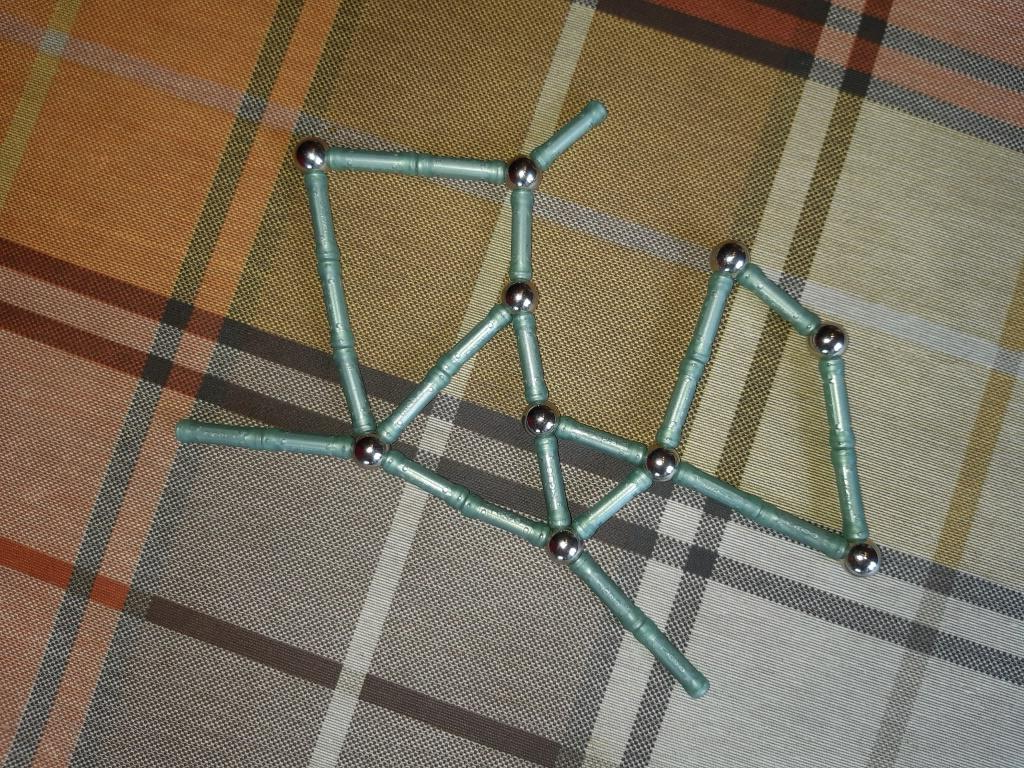
#> input picture files/18.jpg, 1024 x 768 px
$ jupyter execute --allow-errors program.ipynb   (shell and % lines are left out)
#> lines starting #> are read from the running program, lines starting #| are printed output that depends on the picture; after the words box and inside, x2 and y2 are one past the last pixel; in counts of white or black regions, pixels touching at a corner belong together
[cell 1]
import os
import collections
import functools
import pickle
import PIL
from glob import glob

import numpy as np
import cv2

from skimage.morphology import skeletonize
from sklearn.preprocessing import StandardScaler

import networkx as nx

import matplotlib.pyplot as plt

[cell 2]
# [12 lines left out: function show, not called in this run]

def rescale(img, new_shape):
    if not isinstance(new_shape, tuple):
        width = round(img.shape[1] * new_shape)
        height = round(img.shape[0] * new_shape)
        new_shape = (width, height)
    return cv2.resize(img, new_shape, interpolation=cv2.INTER_CUBIC)

def change_rgb(img):
    return cv2.cvtColor(img, cv2.COLOR_BGR2RGB)

def bgr_to_gray(img):
    return cv2.cvtColor(img, cv2.COLOR_BGR2GRAY)

def bgr_to_hsv(img):
    return cv2.cvtColor(img, cv2.COLOR_BGR2HSV)

def opening(n):
    kernel = np.ones((n, n), dtype=np.uint8)

    def wrapper(img):
        return cv2.morphologyEx(img, cv2.MORPH_OPEN, kernel)

    return wrapper

def closing(n):
    kernel = np.ones((n, n), dtype=np.uint8)

    def wrapper(img):
        return cv2.morphologyEx(img, cv2.MORPH_CLOSE, kernel)

    return wrapper

def dilate(n):
    kernel = np.ones((n, n), dtype=np.uint8)

    def wrapper(img):
        return cv2.dilate(img, kernel, iterations=1)

    return wrapper

# [7 lines left out: function erode, not called in this run]

def bitwise_or(imgs):
    res = imgs[0]
    for img in imgs[1:]:
        res = cv2.bitwise_or(res, img)
    return res

# [5 lines left out: function bitwise_and, not called in this run]

def get_masked_image(img, contours, do_dilate=None):
    mask = np.zeros(img.shape, dtype=np.uint8)
    mask = cv2.drawContours(mask, contours, -1, color=(255, 255, 255), thickness=cv2.FILLED)
    if do_dilate is not None:
        mask = dilate(do_dilate)(mask)
    return cv2.bitwise_and(img, mask)

def leave_only_area_threshold_contours(threshold, inv=False):
    def wrapper(contours):
        if not inv:
            return list(filter(lambda x: cv2.contourArea(x) >= threshold, contours))
        else:
            return list(filter(lambda x: cv2.contourArea(x) < threshold, contours))
    return wrapper

# [31 lines left out: functions threshold, kirshe_operator, not called in this run]

[cell 3]
def get_areas(contours):
    return np.array(list(map(cv2.contourArea, contours)))

def find_black(img, contours=None, c=18):
    hsv = bgr_to_hsv(img)
    sm = ((0, 0, 0), (255, 255, c))
    # sm = ((0, 48, 0), (255, 191, 32))
    mask = cv2.inRange(hsv, *sm)
    if contours is not None:
        mask = mask_all_contours(mask, contours, 0)
    return mask

def find_light_green(img, contours=None, is_inter=False):
    hsv = bgr_to_hsv(img)
    masks = []
    masks.append(cv2.inRange(hsv, (77, 27, 120), (255, 255, 255)))
    if is_inter:
        masks.append(cv2.inRange(hsv, (41, 20, 20), (70, 255, 255)))
        masks.append(cv2.inRange(hsv, (27, 23, 21), (63, 134, 153)))
    else:
        masks.append(cv2.inRange(hsv, (81, 30, 108), (100, 114, 253)))
        masks.append(cv2.inRange(hsv, (54, 23, 110), (110, 110, 255)))
        masks.append(cv2.inRange(hsv, (45, 45, 27), (93, 115, 233)))
    mask = bitwise_or(masks)
    if contours is not None:
        mask = mask_all_contours(mask, contours, 0)
    return mask

def find_contours(img):
    contours, hierarchy = cv2.findContours(img, mode=cv2.RETR_TREE, method=cv2.CHAIN_APPROX_NONE)
    return contours, hierarchy

def get_circles(contours):
    return [cv2.minEnclosingCircle(contour) for contour in contours]

def get_all_black_circles(colored_image, c=33, close_to=None):
    colored_image = rescale(rescale(colored_image, 0.75), 1 / 0.75)
    mask = opening(3)(find_black(colored_image, c=c))
    if close_to is not None:
        contours, _ = find_contours(mask)
        res = []
        for contour in contours:
            if minDistanceToContours(contour, close_to) <= 10:
                res.append(contour)
        mask = get_masked_image(mask, res, 3)
    mask = dilate(17)(mask)
    contours, _ = find_contours(mask)
    circles = get_circles(contours)
    res = []
    for circle in circles:
        center, radius = circle
        center = (round(center[0]), round(center[1]))
        radius = round(radius)
        res.append((center, radius))
    return res

def minDistance(X, Y):
    X = X[:, 0, :]
    Y = Y[:, 0, :]
    answer = np.linalg.norm(X, axis=-1)[:, None] ** 2 + \
        np.linalg.norm(Y, axis=-1)[None, :] ** 2 - (2.0 * X) @ Y.T
    answer[answer < 0] = 0
    return np.sqrt(answer).min()

def minDistanceToContours(contour, contours):
    return min(*[minDistance(contour, cont) for cont in contours])

# [5 lines left out: function get_binary_image_intermediate, not called in this run]

def get_binary_image_expert(img_color):
    hsv = bgr_to_hsv(img_color)
    bright = hsv[2].mean()
    if bright < 60:
        c = 25
        is_inter = True
    else:
        c = 36
        is_inter = False
    green = find_light_green(img_color, is_inter=is_inter)
    green_contours = leave_only_area_threshold_contours(200)(find_contours(green)[0])
    circles = get_all_black_circles(img_color, c=c, close_to=green_contours)
    for circle in circles:
        center, radius = circle
        cv2.circle(green, center, 30, (255, 255, 255), cv2.FILLED)
    green = opening(3)(green)
    binary_image = closing(25)(green)
    return binary_image

[cell 4]
def numpy_array_to_file(arr, filename):
    shape = np.array([len(arr.shape), *arr.shape], dtype=np.int64).tobytes()
    with open(filename, 'wb') as file:
        file.write(shape)
        file.write(arr.tobytes())

# [8 lines left out: function numpy_array_from_file, not called in this run]

def graphs_from_file(filename):
    graphs = []
    with open(filename, 'rb') as file:
        count_graphs = np.ndarray(1, np.int64, file.read(8))[0]
        for _ in range(count_graphs):
            count_vertexes = np.ndarray(1, np.int64, file.read(8))[0]
            vertexes = np.ndarray(count_vertexes, np.int64, file.read(8 * count_vertexes))
            count_edges = np.ndarray(1, np.int64, file.read(8))[0]
            edges = np.ndarray((count_edges, 3), np.int64, file.read(8 * 3 * count_edges))
            graphs.append((vertexes, edges))
    return graphs

# [7 lines left out: function build_vertexes_with_edges, not called in this run]

def build_graphs(img):
    numpy_array_to_file(img, 'temp.bin')
    if not os.path.exists('graph'):
        !g++ build_graph.cpp -ograph
    !./graph temp.bin temp.bin
    graphs = graphs_from_file('temp.bin')
    res = []
    for vertexes, edges in graphs:
        vertexes = sorted(vertexes)
        edges = [
            (*sorted([first, second]), length)
            for first, second, length in edges
        ]
        res.append((vertexes, edges))
    return res

# [19 lines left out: function graph_delete_2_neighbors_vertexes, not called in this run]


def graph_pruning(graph, min_length):
    # [5 lines left out: function replace, not called in this run]

    vertexes, edges = graph
    result_edges = []
    while True:
        pair = None
        for edge in edges:
            if edge[2] < min_length:
                pair = edge[:2]
                break
        if pair is None:
            break
        big_edges = [edge for edge in edges if edge[:2] == pair and edge[2] >= min_length]
        if big_edges:
            edges = [edge for edge in edges if edge[:2] != pair or (edge[:2] == pair and edge[2] >= min_length)]
        else:
            first, second = pair
            vertexes = [v for v in vertexes if v != second]
            edges = [
                (*sorted([replace(edge[0], second, first), replace(edge[1], second, first)]), edge[2])
                for edge in edges if edge[:2] != pair
            ]
        vertexes, edges = graph_delete_2_neighbors_vertexes((vertexes, edges))

    return vertexes, edges

def nx_graphs_weights(nx_graphs):
    return np.hstack([nx_graph_weights(nx_graph) for nx_graph in nx_graphs])

def nx_graph_weights(nx_graph):
    return np.array([w['weight'] for _, _, w in nx_graph.edges.data()])

def graph_convert_to_nx(graph):
    vertexes, edges = graph
    nx_graph = nx.Graph()
    nx_graph.add_nodes_from(vertexes)
    nx_graph.add_weighted_edges_from(edges)
    return nx_graph

def get_nx_graph(filename, task_type='expert'):
    img_color = cv2.imread(filename, cv2.IMREAD_COLOR)
    if task_type == 'expert':
        binary_image = get_binary_image_expert(img_color)
    else:
        binary_image = get_binary_image_intermediate(img_color)
    skel = skeletonize(binary_image)
    skel = np.array(skel, dtype=np.uint8)
    skel[skel != 0] = 255
    graphs = build_graphs(skel)
    pruned = [graph_pruning(graph, 60) for graph in graphs]
    nx_graphs = [graph_convert_to_nx(p) for p in pruned]
    total_weights = np.array([nx_graph_weights(nx_graph).sum() for nx_graph in nx_graphs])
    nx_graphs = [nx_graph for w, nx_graph in zip(total_weights, nx_graphs) if w >= 500]
    return nx_graphs

[cell 5]
with open('nx_graphs.pkl', 'rb') as file:
#> (reads nx_graphs.pkl from the repository)
    nx_graphs_gold = pickle.load(file)

[cell 6]
from sklearn.linear_model import LogisticRegression


# [44 lines left out: function build_nx_graph_features_vector, not called in this run]

def determine_simple(nx_graphs, nx_graphs_gold):
    total_weights = np.array([nx_graph_weights(nx_graph).sum() for nx_graph in nx_graphs])
    target = nx_graphs[total_weights.argmax()]
    for graph_type, typical in nx_graphs_gold.items():
        if nx.is_isomorphic(typical[0], target):
            return graph_type
    return -1

# [17 lines left out: function determine_hard, not called in this run]

def determine_nx_graph_type(nx_graphs, nx_graphs_gold):
    graph_type = determine_simple(nx_graphs, nx_graphs_gold)
    if graph_type != -1:
        return graph_type
    return determine_hard(nx_graphs, nx_graphs_gold)

[cell 7]
FILENAME = 'files/18.jpg'
# TASK_TYPE = 'inter'
TASK_TYPE = 'expert'

[cell 8]
nx_graphs = get_nx_graph(FILENAME, TASK_TYPE)
#> in get_nx_graph, img_color is the input picture: shape (768, 1024, 3); mean B, G, R 92.4, 111.7, 123
#> in get_binary_image_expert, `bright = hsv[2].mean()`: bright = 87.9
#> in bitwise_or, `res = imgs[0]`:
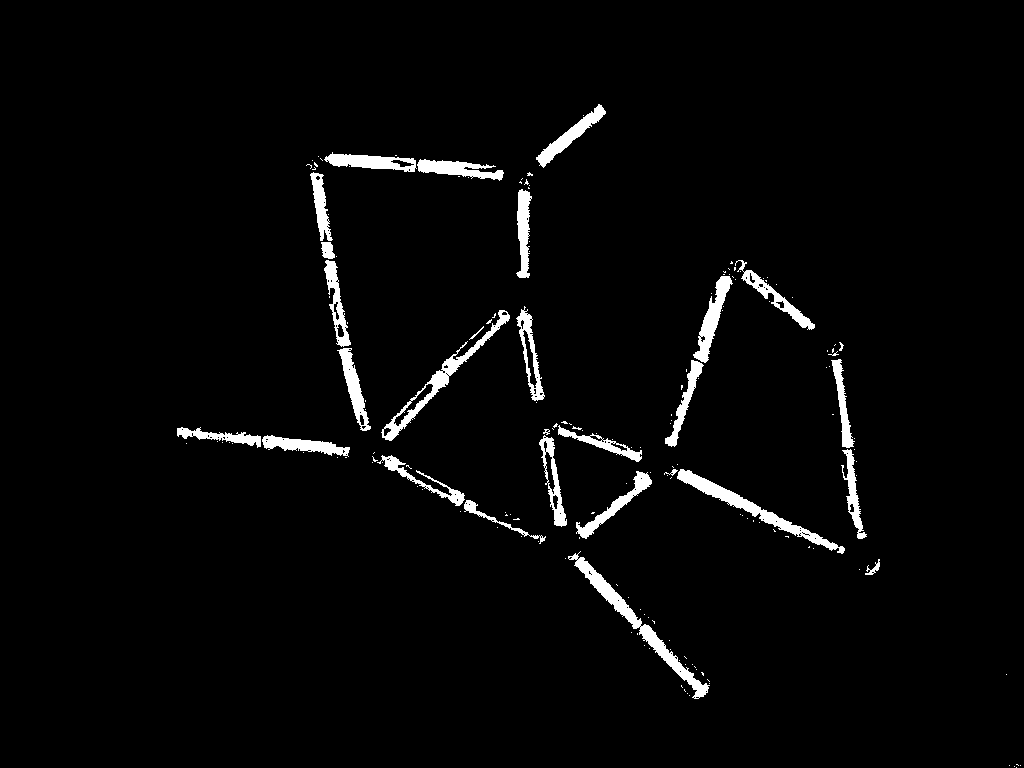
#> res: shape (768, 1024); 2.9% white; 175 white regions (146 under 20 px), largest, box (x1, y1, x2, y2) and area: (568, 551, 710, 699) 2111, (677, 469, 845, 554) 1853, (381, 310, 510, 441) 1635
#> the loop in bitwise_or, `for img in imgs[1:]:` made 3 passes
#> in find_contours, `contours, hierarchy = cv2.findContours(img, mode=cv2.RETR_TREE, method..`: contours = 372 contours, 339 with area under 20; largest, box (x1, y1, x2, y2) and area: (176, 160, 548, 459) 13578, (372, 416, 655, 547) 12774, (663, 342, 869, 560) 8158, (657, 259, 821, 449) 5727, (567, 550, 710, 699) 3982
#> in get_binary_image_expert, `green_contours = leave_only_area_threshold_contours(200)(find_contours..`: green_contours = 12 contours; largest, box (x1, y1, x2, y2) and area: (176, 160, 548, 459) 13578, (372, 416, 655, 547) 12774, (663, 342, 869, 560) 8158, (657, 259, 821, 449) 5727, (567, 550, 710, 699) 3982
#> in find_contours (call 2), `contours, hierarchy = cv2.findContours(img, mode=cv2.RETR_TREE, method..`: contours = 17 contours, 5 with area under 20; largest, box (x1, y1, x2, y2) and area: (297, 141, 321, 156) 152, (509, 158, 527, 173) 114, (817, 326, 835, 339) 106, (718, 244, 733, 258) 88, (528, 406, 544, 418) 79
#> the loop in get_all_black_circles, `for contour in contours:` made 17 passes
#> after the loop in get_all_black_circles, `for contour in contours:`: res = 14 contours, 3 with area under 20; largest, box (x1, y1, x2, y2) and area: (297, 141, 321, 156) 152, (509, 158, 527, 173) 114, (817, 326, 835, 339) 106, (718, 244, 733, 258) 88, (528, 406, 544, 418) 79
#> in get_masked_image, `mask = cv2.drawContours(mask, contours, -1, color=(255, 255, 255), thi..`:
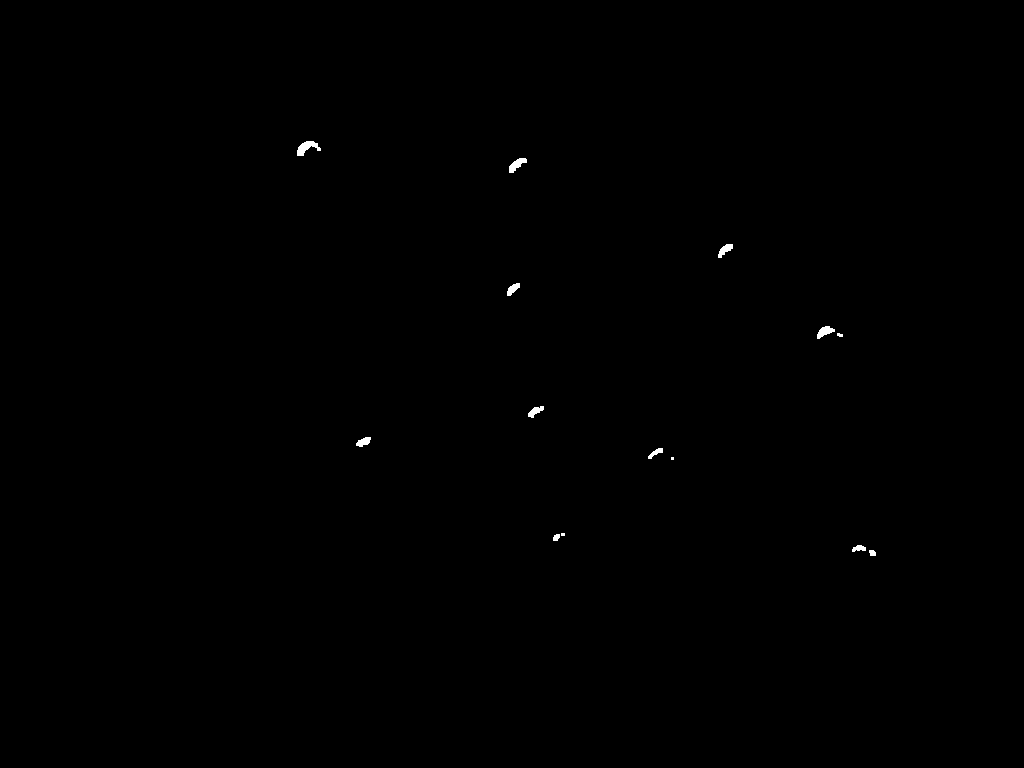
#> mask: shape (768, 1024); 0.14% white; 14 white regions (3 under 20 px), largest, box (x1, y1, x2, y2) and area: (297, 141, 321, 156) 184, (509, 158, 527, 173) 139, (817, 326, 835, 339) 128
#> in wrapper (call 2), `return cv2.dilate(img, kernel, iterations=1)`:
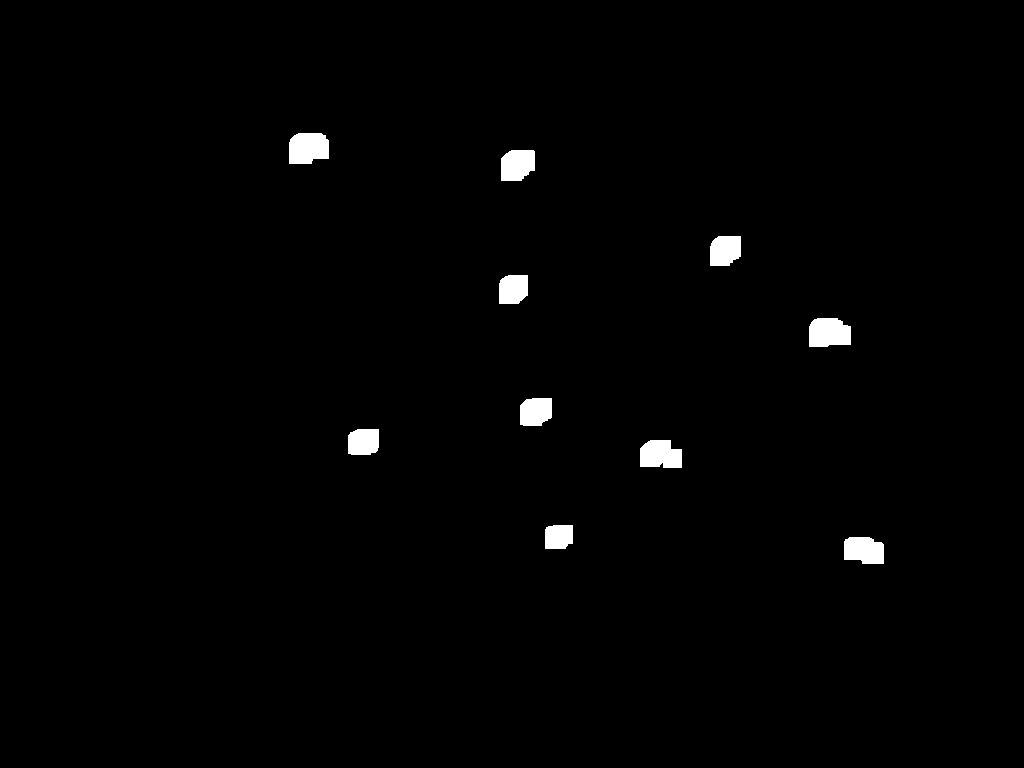
#> returned value: shape (768, 1024); 1.1% white; 10 white regions
#> in find_contours (call 3), `contours, hierarchy = cv2.findContours(img, mode=cv2.RETR_TREE, method..`: contours = 10 contours; largest, box (x1, y1, x2, y2) and area: (289, 133, 329, 164) 1034, (809, 318, 851, 347) 1012, (640, 440, 682, 468) 938, (844, 537, 884, 564) 878, (501, 150, 535, 181) 866
#> in get_all_black_circles, `circles = get_circles(contours)`: circles = [((864, 551), 22.47), ((558.5, 536.5), 17.73), ((660.5, 457.5), 22.59), ((363, 441), 19.21), ((535.5, 411), 20.23), ((829.3, 335.6), 22.81), ((513, 289), 19.8), ((725, 250.5), 20.86), ((517.5, 165.5), 21.97), ((307.1, 149.1), 22.8)]
#> the loop in get_all_black_circles, `for circle in circles:` made 10 passes
#> (circle, center, radius) on passes 2, 3, 5, 6, 8, 9, 10: (((558.5, 536.5), 17.73), (558, 536), 18), (((660.5, 457.5), 22.59), (660, 458), 23), (((535.5, 411), 20.23), (536, 411), 20), (((829.3, 335.6), 22.81), (829, 336), 23), (((725, 250.5), 20.86), (725, 250), 21), (((517.5, 165.5), 21.97), (518, 166), 22), (((307.1, 149.1), 22.8), (307, 149), 23)
#> after the loop in get_all_black_circles, `for circle in circles:`: res = [((864, 551), 22), ((558, 536), 18), ((660, 458), 23), ((363, 441), 19), ((536, 411), 20), ((829, 336), 23), ((513, 289), 20), ((725, 250), 21), ((518, 166), 22), ((307, 149), 23)]
#> in get_binary_image_expert, `circles = get_all_black_circles(img_color, c=c, close_to=green_contours)`: circles has the same summary as res in get_all_black_circles
#> the loop in get_binary_image_expert, `for circle in circles:` made 10 passes
#> (center, radius) on passes 1 to 8: ((864, 551), 22), ((558, 536), 18), ((660, 458), 23), ((363, 441), 19), ((536, 411), 20), ((829, 336), 23), ((513, 289), 20), ((725, 250), 21)
#> after the loop in get_binary_image_expert, `for circle in circles:`:
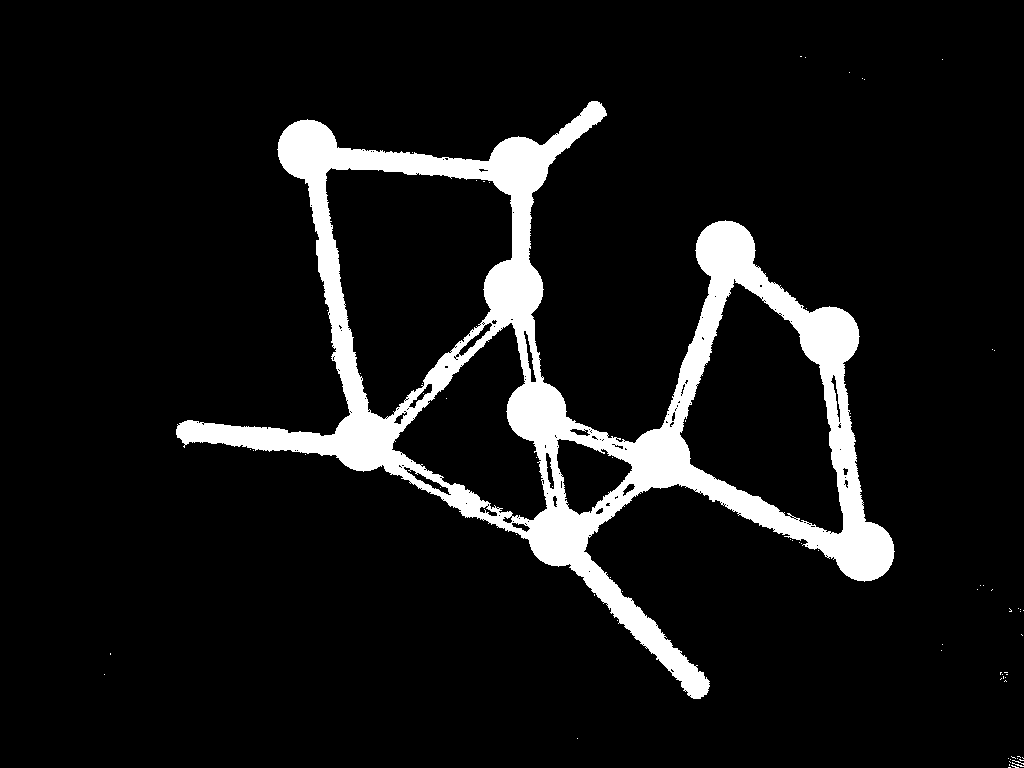
#> green: shape (768, 1024); 8.7% white; 74 white regions (73 under 20 px), largest, box (x1, y1, x2, y2) and area: (176, 101, 895, 699) 68223
#> in get_nx_graph, `skel[skel != 0] = 255`:
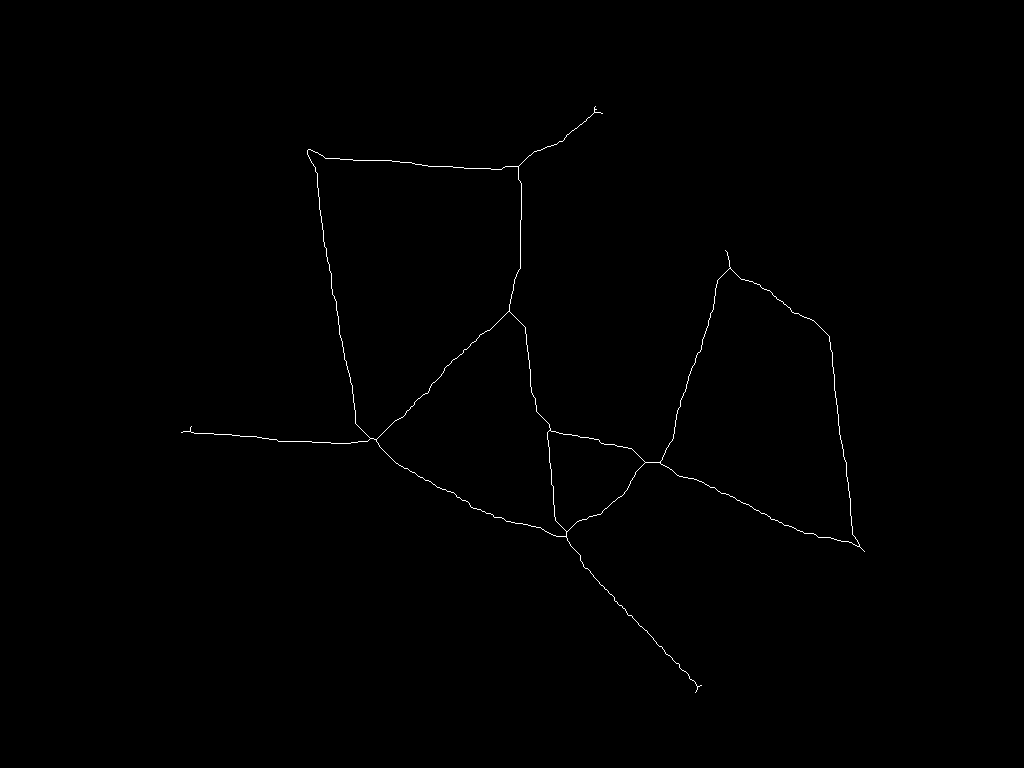
#> skel: shape (768, 1024); 0.33% white in thin lines or dots, all inside (x1, y1, x2, y2) = (181, 106, 865, 693)
#> in get_nx_graph, `graphs = build_graphs(skel)`: graphs = 2 items
#> in get_nx_graph, `total_weights = np.array([nx_graph_weights(nx_graph).sum() for nx_grap..`: total_weights = [0, 0]
#> in get_nx_graph, `nx_graphs = [nx_graph for w, nx_graph in zip(total_weights, nx_graphs)..`: nx_graphs = []
#> nx_graphs = []

#> (a cell that did not finish here is left out)

#> in determine_simple, `total_weights = np.array([nx_graph_weights(nx_graph).sum() for nx_grap..`: total_weights = empty array

[cell 10]
print('File:', FILENAME)
print('Task:', TASK_TYPE)
#> (the rest of this cell did not finish here and is left out)

[cell 11]
for nx_graph in nx_graphs:
    pos = nx.spring_layout(nx_graph, seed=2760)
    nx.draw(nx_graph, pos)
    nx.draw_networkx_edge_labels(nx_graph, pos, edge_labels={
        (f, s): l['weight']
        for f, s, l in nx_graph.edges.data()
    })
    plt.savefig('data/graph_example.svg', bbox_inches='tight')
    plt.show()
#> this loop made 0 passes
